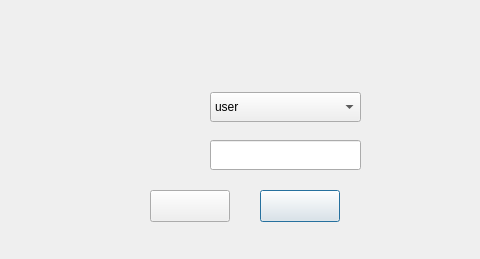
<?xml version="1.0" encoding="UTF-8"?>
<ui version="4.0">
 <class>frmlogin</class>
 <widget class="QDialog" name="frmlogin">
  <property name="geometry">
   <rect>
    <x>0</x>
    <y>0</y>
    <width>480</width>
    <height>259</height>
   </rect>
  </property>
  <property name="windowTitle">
   <string>用户登录</string>
  </property>
  <property name="windowIcon">
   <iconset resource="../../image.qrc">
    <normaloff>:/images/login.png</normaloff>:/images/login.png</iconset>
  </property>
  <property name="styleSheet">
   <string notr="true">QWidget#frm{
border-image: url(:/images/登录背景.bmp);
}</string>
  </property>
  <property name="modal">
   <bool>false</bool>
  </property>
  <widget class="QWidget" name="frm" native="true">
   <property name="geometry">
    <rect>
     <x>0</x>
     <y>0</y>
     <width>480</width>
     <height>259</height>
    </rect>
   </property>
   <widget class="QPushButton" name="btnClose">
    <property name="geometry">
     <rect>
      <x>260</x>
      <y>190</y>
      <width>80</width>
      <height>32</height>
     </rect>
    </property>
    <property name="cursor">
     <cursorShape>PointingHandCursor</cursorShape>
    </property>
    <property name="text">
     <string/>
    </property>
    <property name="icon">
     <iconset resource="../../image.qrc">
      <normaloff>:/images/取消.png</normaloff>:/images/取消.png</iconset>
    </property>
    <property name="iconSize">
     <size>
      <width>80</width>
      <height>30</height>
     </size>
    </property>
    <property name="flat">
     <bool>false</bool>
    </property>
   </widget>
   <widget class="QLineEdit" name="txtUserPwd">
    <property name="geometry">
     <rect>
      <x>210</x>
      <y>140</y>
      <width>151</width>
      <height>30</height>
     </rect>
    </property>
    <property name="echoMode">
     <enum>QLineEdit::Password</enum>
    </property>
   </widget>
   <widget class="QPushButton" name="btnLogin">
    <property name="geometry">
     <rect>
      <x>150</x>
      <y>190</y>
      <width>80</width>
      <height>32</height>
     </rect>
    </property>
    <property name="cursor">
     <cursorShape>PointingHandCursor</cursorShape>
    </property>
    <property name="styleSheet">
     <string notr="true"/>
    </property>
    <property name="text">
     <string/>
    </property>
    <property name="icon">
     <iconset resource="../../image.qrc">
      <normaloff>:/images/登录.png</normaloff>:/images/登录.png</iconset>
    </property>
    <property name="iconSize">
     <size>
      <width>80</width>
      <height>30</height>
     </size>
    </property>
   </widget>
   <widget class="QComboBox" name="comboBox_name">
    <property name="geometry">
     <rect>
      <x>210</x>
      <y>92</y>
      <width>151</width>
      <height>30</height>
     </rect>
    </property>
    <item>
     <property name="text">
      <string>user</string>
     </property>
    </item>
    <item>
     <property name="text">
      <string>sws</string>
     </property>
    </item>
    <item>
     <property name="text">
      <string>admin</string>
     </property>
    </item>
   </widget>
  </widget>
 </widget>
 <resources>
  <include location="../../image.qrc"/>
 </resources>
 <connections/>
</ui>
